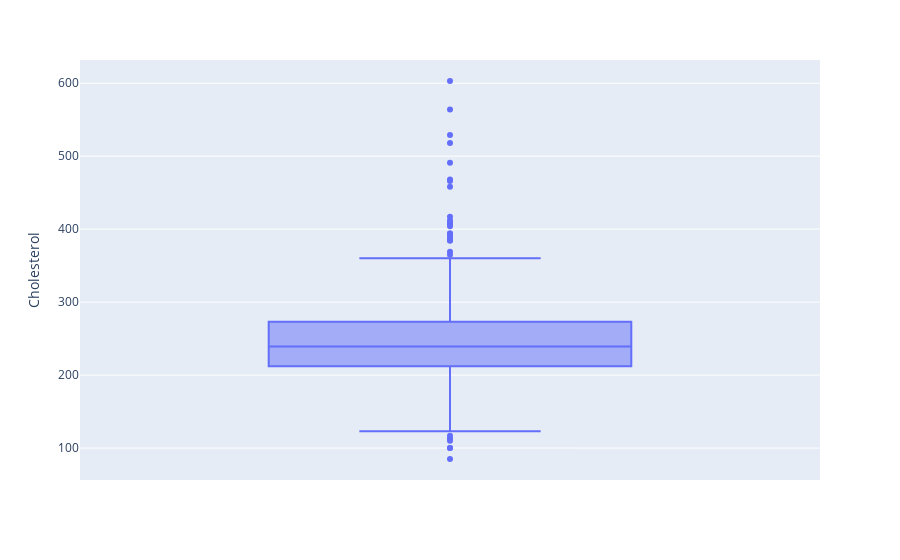

Source (notebook cell):
### Code cell
fig = px.box(df, y="Cholesterol")
fig.show()

### Figure 1 — Plotly figure (JSON) as saved in the notebook; plotly's stock layout.template omitted (floating-point values rounded to 4 significant figures; data arrays with more than 128 entries replaced by an {"elided": "..."} marker saying what was removed)
{"data": [{"alignmentgroup": "True", "hovertemplate": "Cholesterol=%{y}<extra></extra>", "legendgroup": "", "marker": {"color": "#636efa"}, "name": "", "notched": false, "offsetgroup": "", "orientation": "v", "showlegend": false, "type": "box", "x0": " ", "xaxis": "x", "y": {"elided": "918 float values"}, "y0": " ", "yaxis": "y"}], "layout": {"autosize": true, "boxmode": "group", "legend": {"tracegroupgap": 0}, "margin": {"t": 60}, "xaxis": {"anchor": "y", "autorange": true, "domain": [0, 1], "range": [-0.5, 0.5], "type": "category"}, "yaxis": {"anchor": "x", "autorange": true, "domain": [0, 1], "range": [56.22, 631.8], "title": {"text": "Cholesterol"}, "type": "linear"}}}
